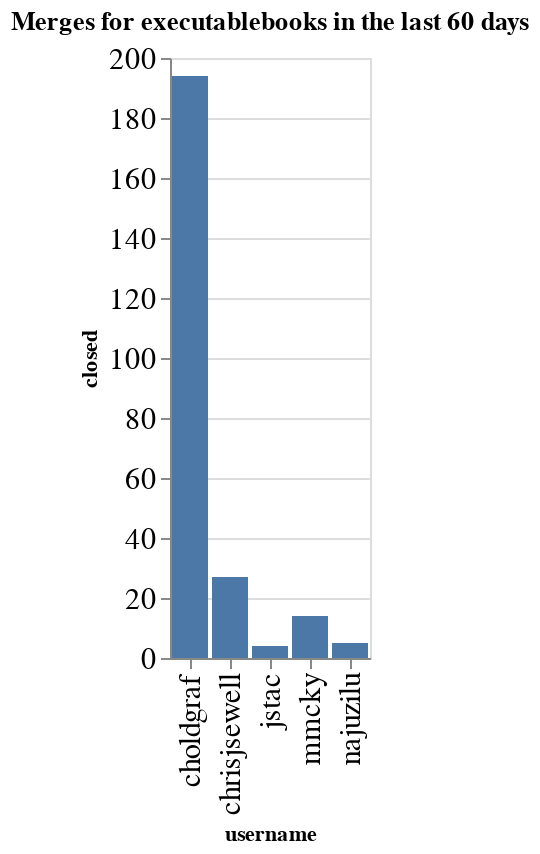

Notebook code cell kept with this figure:
### Code cell
charts = []
title = f"Merges for {github_org} in the last {n_days} days"
ch = alt.Chart(data=closed_by_repo.replace(np.nan, 0), title=title).mark_bar().encode(
    x='username',
    y='closed',
)
ch

### Figure 1 — Vega-Lite specification as saved in the notebook (floating-point values rounded to 4 significant figures)
{"config": {"axisLeft": {"labelFontSize": 15}, "axisBottom": {"labelFontSize": 15}}, "data": {"name": "data-90b67bdf278e497f0af57f3639880839"}, "mark": "bar", "encoding": {"x": {"type": "nominal", "field": "username"}, "y": {"type": "quantitative", "field": "closed"}}, "title": "Merges for executablebooks in the last 60 days", "$schema": "https://vega.github.io/schema/vega-lite/v4.0.2.json", "datasets": {"data-90b67bdf278e497f0af57f3639880839": [{"repo": "MyST-NB", "username": "choldgraf", "closed": 33}, {"repo": "MyST-NB", "username": "chrisjsewell", "closed": 9}, {"repo": "MyST-Parser", "username": "choldgraf", "closed": 2}, {"repo": "MyST-Parser", "username": "chrisjsewell", "closed": 3}, {"repo": "cli", "username": "choldgraf", "closed": 43}, {"repo": "jupyter-book", "username": "choldgraf", "closed": 39}, {"repo": "jupyter-cache", "username": "chrisjsewell", "closed": 1}, {"repo": "markdown-it-py", "username": "choldgraf", "closed": 2}, {"repo": "markdown-it-py", "username": "chrisjsewell", "closed": 5}, {"repo": "meta", "username": "choldgraf", "closed": 2}, {"repo": "myst-nb.example-project", "username": "mmcky", "closed": 2}, {"repo": "myst-parser.example-project", "username": "mmcky", "closed": 2}, {"repo": "quantecon-example", "username": "choldgraf", "closed": 1}, {"repo": "quantecon-example", "username": "mmcky", "closed": 1}, {"repo": "quantecon-example", "username": "najuzilu", "closed": 3}, {"repo": "quantecon-mini-example", "username": "jstac", "closed": 4}, {"repo": "quantecon-mini-example", "username": "mmcky", "closed": 9}, {"repo": "quantecon-mini-example", "username": "najuzilu", "closed": 1}, {"repo": "sphinx-book-theme", "username": "choldgraf", "closed": 63}, {"repo": "sphinx-book-theme", "username": "najuzilu", "closed": 1}, {"repo": "sphinx-copybutton", "username": "choldgraf", "closed": 5}, {"repo": "sphinx-panels", "username": "choldgraf", "closed": 1}, {"repo": "sphinx-panels", "username": "chrisjsewell", "closed": 9}, {"repo": "sphinx-togglebutton", "username": "choldgraf", "closed": 3}]}}
